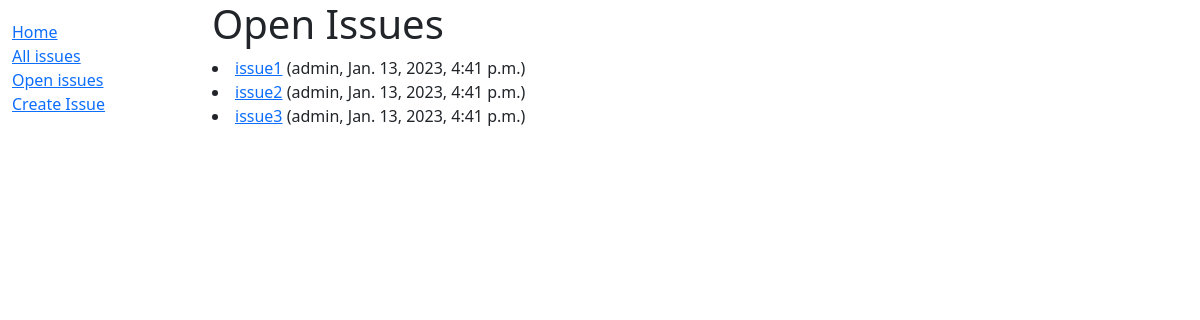
Page /issues/open_issue/ on the earlier database version.
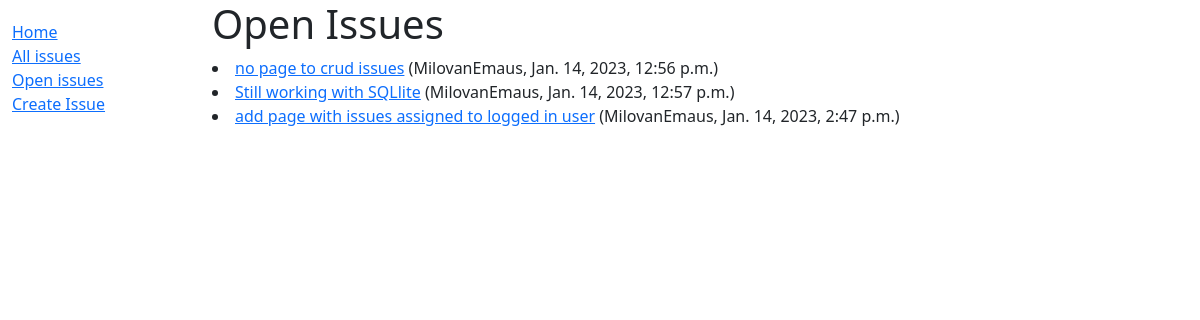
Same page on the later database version.
### issues/models.py (models this page shows, shortened)
class Issue(models.Model):
    PRIORITY_CRIT = "P1"
    PRIORITY_HIGH = "P2"
    PRIORITY_LOW = "P3"
    PRIORITY_CHOICES = [
        (PRIORITY_CRIT, "Critical"),
        (PRIORITY_HIGH, "High"),
        (PRIORITY_LOW, "Low"),
    ]
    STATUS_NEW = "New"
    STATUS_ON_HOLD = "On Hold"
    STATUS_WAITING = "Waiting"
    STATUS_CANCELED = "Canceled"
    STATUS_RESOLVED = "Resolved"
    STATUS_IN_DEVELOPMENT = "In Development"
    STATUS_CHOICES = [
        (STATUS_NEW, "New"),
        (STATUS_ON_HOLD, "On Hold"),
        (STATUS_WAITING, "Waiting"),
        (STATUS_CANCELED, "Canceled"),
        (STATUS_RESOLVED, "Resolved"),
        (STATUS_IN_DEVELOPMENT, "In Development"),
    ]
    brief_description = models.TextField("Summary")
    description = models.TextField()
    priority = models.CharField(
        max_length=2, choices=PRIORITY_CHOICES, default=PRIORITY_LOW
    )
    status = models.TextField(choices=STATUS_CHOICES, default=STATUS_NEW)
    date_created = models.DateTimeField(auto_now_add=True)
    date_updated = models.DateTimeField(auto_now=True)
    created_by = models.ForeignKey(User, on_delete=models.DO_NOTHING, related_name="creator", default="")
    assigned_to = models.ForeignKey(User, on_delete=models.DO_NOTHING, related_name="Assignee", default="", null=True)
    added_files = models.FileField(
        "files",
        null=True,
        blank=True
    )
    def get_absolute_url(self):
        return reverse('issue-detail-view', kwargs={'pk': self.pk})

### authentication/models.py (models this page shows)
class User(AbstractUser):
    pass

### issues/views.py (the view)
class OpenIssueListView(generic.ListView):
    model = Issue
    context_object_name = "open_issue_list"
    template_name = "issues/open_issue_list.html"
    queryset = Issue.objects.filter(status__in=["New", "On Hold", "Waiting"])
    paginate_by = 10

### issues/templates/issues/open_issue_list.html (shortened to what this page needs)
{% extends "base_generic.html" %}
{% block content %}
{% if open_issue_list%}
<h1>Open Issues</h1>
{% for issue in open_issue_list %}
<li><a href="{{issue.get_absolute_url }}">{{issue.brief_description}}</a> ({{ issue.created_by}}, {{issue.date_created}})
</li>
{% endfor %}
{% else %}
<h1>No issues at the moment</h1>
{% endif %}
{% endblock %}

Differences in the rows shown:
removed Issue: brief_description "issue1", created_by "admin", date_created "Jan. 13, 2023, 4:41 p.m."
removed Issue: brief_description "issue2", created_by "admin", date_created "Jan. 13, 2023, 4:41 p.m."
removed Issue: brief_description "issue3", created_by "admin", date_created "Jan. 13, 2023, 4:41 p.m."
added Issue: brief_description "no page to crud issues", created_by "MilovanEmaus", date_created "Jan. 14, 2023, 12:56 p.m."
added Issue: brief_description "Still working with SQLlite", created_by "MilovanEmaus", date_created "Jan. 14, 2023, 12:57 p.m."
added Issue: brief_description "add page with issues assigned to logged in user", created_by "MilovanEmaus", date_created "Jan. 14, 2023, 2:47 p.m."
